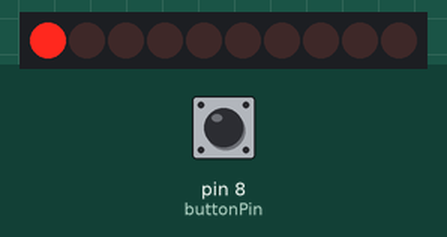
This sketch was run on a simulated Arduino Uno, built with avr-gcc and run on an emulated ATmega328P. On the bench: 10 shift-register outputs drawn as a row of LEDs (first output left, lit = HIGH). Wiring (inferred from the names in the program): decade counter: clock pin 2. Wiring (inferred from the signals the program sends): row of LEDs: on Q0, Q1, Q2, Q3, Q4, Q5, Q6, Q7, Q8, Q9. Inputs (shaded band) come from the test bench; at power-on: pin 8 (buttonPin) LOW.

Above: at 1.2 s.
1.3 s: pin 8 (buttonPin) pulled HIGH for 0.15 s
At 2.5 s:
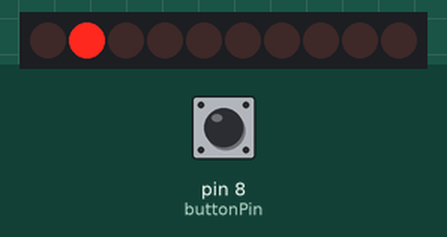
2.9 s: pin 8 (buttonPin) pulled HIGH for 3.2 s
At 3.9 s:
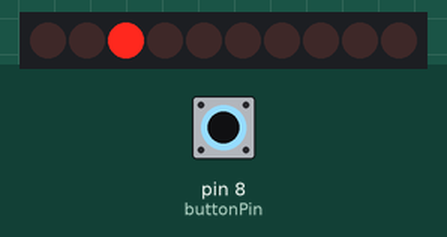
Timing chart, 0 to 5.9 s (numbered marks = the images above; inputs shaded):
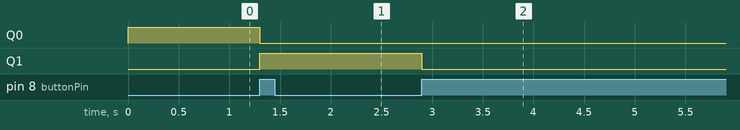

The sketch:

IC_4017B_Graph.ino
```cpp
// (licence header left out)
int clockPin = 2; // this pulses the clock
int buttonPin = 8; // this is for the pushbutton
int buttonState = 0;// variable for reading the pushbutton status

void setup() {
  pinMode(clockPin,OUTPUT);
  pinMode(buttonPin, INPUT);
}

void loop() {
  /**
  * Read the state of the button
  */
  buttonState = digitalRead(buttonPin);
  // check if the pushbutton is pressed.
  // if it is, the buttonState is HIGH:
  if (buttonState == HIGH) {
  digitalWrite(clockPin,HIGH);
  }
  else {
   // button is pressed
  digitalWrite(clockPin,LOW);
  }
}
```

Measured:
- after the input at 1.3 s, Q0: HIGH → LOW at once; Q1: LOW → HIGH at once
- after the input at 2.9 s, Q1: HIGH → LOW at once
